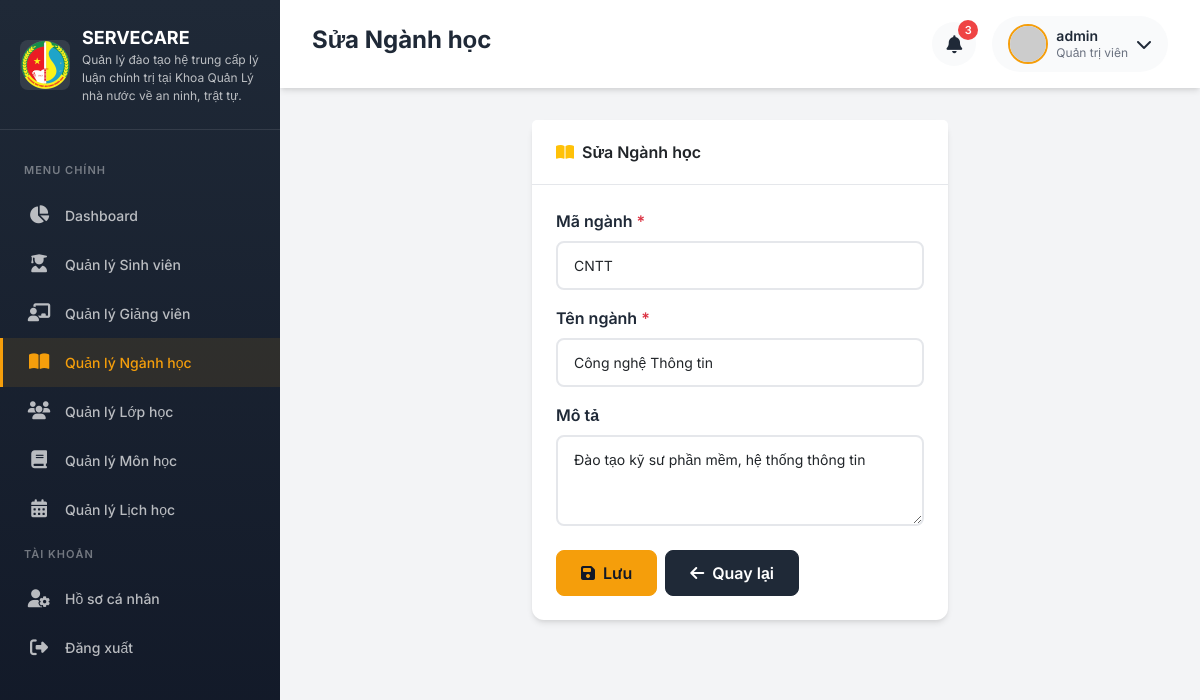
/admin/majors/edit/1 (signed in), run on the app's committed database.
### app/models.py (models this page shows, shortened)
class User(UserMixin, db.Model):
    __tablename__ = 'users'
    id = db.Column(db.Integer, primary_key=True)
    username = db.Column(db.String(64), unique=True, nullable=False, index=True)
    email = db.Column(db.String(120), unique=True, nullable=False, index=True)
    password_hash = db.Column(db.String(256), nullable=False)
    role = db.Column(db.String(20), nullable=False, default='student')  # admin, lecturer, student
    avatar = db.Column(db.String(200), default='default_avatar.png')
    is_active = db.Column(db.Boolean, default=True)
    created_at = db.Column(db.DateTime, default=datetime.utcnow)
    updated_at = db.Column(db.DateTime, default=datetime.utcnow, onupdate=datetime.utcnow)
    student = db.relationship('Student', backref='user', uselist=False, lazy=True)
    lecturer = db.relationship('Lecturer', backref='user', uselist=False, lazy=True)
    def is_admin(self):
        return self.role == 'admin'
    def get_display_name(self):
        if self.role == 'student' and self.student:
            return self.student.full_name
        elif self.role == 'lecturer' and self.lecturer:
            return self.lecturer.full_name
        return self.username

class Major(db.Model):
    __tablename__ = 'majors'
    id = db.Column(db.Integer, primary_key=True)
    code = db.Column(db.String(20), unique=True, nullable=False)
    name = db.Column(db.String(100), nullable=False)
    description = db.Column(db.Text)
    created_at = db.Column(db.DateTime, default=datetime.utcnow)
    students = db.relationship('Student', backref='major', lazy='dynamic')
    classrooms = db.relationship('Classroom', backref='major', lazy='dynamic')

### app/routes/admin.py (the view, shortened to what this page needs)
@admin_bp.route('/majors/edit/<int:id>', methods=['GET', 'POST'])
@login_required
@admin_required
def edit_major(id):
    major = Major.query.get_or_404(id)
    form = MajorForm(obj=major)
    return render_template('admin/majors/form.html', form=form, title='Sửa Ngành học', major=major)

### app/routes/admin.py
class MajorForm(FlaskForm):
    code = StringField('Mã ngành', validators=[DataRequired(), Length(max=20)])
    name = StringField('Tên ngành', validators=[DataRequired(), Length(max=100)])
    description = TextAreaField('Mô tả', validators=[Optional()])

### app/models.py (called while the page is built)
@login_manager.user_loader
def load_user(user_id):
    return User.query.get(int(user_id))

### app/routes/auth.py (called while the page is built)
def admin_required(f):
    @wraps(f)
    def decorated_function(*args, **kwargs):
        if not current_user.is_authenticated or not current_user.is_admin():
            flash('Bạn không có quyền truy cập trang này!', 'danger')
            return redirect(url_for('main.index'))
        return f(*args, **kwargs)
    return decorated_function

### app/templates/admin/majors/form.html (shortened to what this page needs)
{% extends "base.html" %}
{% block page_title %}{{ title }}{% endblock %}
{% block content %}
<div class="row justify-content-center">
    <div class="col-lg-6">
        <div class="card fade-in">
            <div class="card-header">
                <i class="fas fa-book-open me-2 text-warning"></i>{{ title }}
            </div>
            <div class="card-body">
                <form method="POST">
                    <div class="mb-3">
                        <label class="form-label">Mã ngành <span class="text-danger">*</span></label>
                        {{ form.code(class="form-control", placeholder="VD: CNTT, QTKD") }}
                    </div>
                    <div class="mb-3">
                        <label class="form-label">Tên ngành <span class="text-danger">*</span></label>
                        {{ form.name(class="form-control", placeholder="Nhập tên ngành học") }}
                    </div>
                    <div class="mb-4">
                        <label class="form-label">Mô tả</label>
                        {{ form.description(class="form-control", rows="3", placeholder="Mô tả ngắn về ngành học") }}
                    </div>
                    <div class="d-flex gap-2">
                        <button type="submit" class="btn btn-primary"><i class="fas fa-save me-2"></i>Lưu</button>
                        <a href="{{ url_for('admin.majors') }}" class="btn btn-secondary"><i class="fas fa-arrow-left me-2"></i>Quay lại</a>
                    </div>
                </form>
            </div>
        </div>
    </div>
</div>
{% endblock %}

### app/templates/base.html (shortened to what this page needs)
<!DOCTYPE html>
<html lang="vi">
<head>
    <link href="https://cdn.jsdelivr.net/npm/bootstrap@5.3.2/dist/css/bootstrap.min.css" rel="stylesheet">
    <link href="https://cdnjs.cloudflare.com/ajax/libs/font-awesome/6.5.1/css/all.min.css" rel="stylesheet">
</head>
<body>
    {% if current_user.is_authenticated %}
    <aside class="sidebar">
        <div class="sidebar-header">
            <a href="{{ url_for('main.index') }}" class="sidebar-brand">
                <img src="{{ url_for('static', filename='images/logo.png') }}" alt="Logo" class="sidebar-logo">
                <div class="sidebar-brand-text">
                    {{ app_short_name }}
                    <small>Quản lý đào tạo hệ trung cấp lý luận chính trị tại Khoa Quản Lý nhà nước về an ninh, trật tự.
</small>
                </div>
            </a>
        </div>
        <nav class="sidebar-menu">
            <div class="menu-label">Menu chính</div>
            {% if current_user.is_admin() %}
            <a href="{{ url_for('admin.dashboard') }}" class="menu-item {% if request.endpoint == 'admin.dashboard' %}active{% endif %}">
                <i class="fas fa-chart-pie"></i>
                <span>Dashboard</span>
            </a>
            <a href="{{ url_for('admin.students') }}" class="menu-item {% if 'student' in request.endpoint %}active{% endif %}">
                <i class="fas fa-user-graduate"></i>
                <span>Quản lý Sinh viên</span>
            </a>
            <a href="{{ url_for('admin.lecturers') }}" class="menu-item {% if 'lecturer' in request.endpoint %}active{% endif %}">
                <i class="fas fa-chalkboard-teacher"></i>
                <span>Quản lý Giảng viên</span>
            </a>
            <a href="{{ url_for('admin.majors') }}" class="menu-item {% if 'major' in request.endpoint %}active{% endif %}">
                <i class="fas fa-book-open"></i>
                <span>Quản lý Ngành học</span>
            </a>
            <a href="{{ url_for('admin.classrooms') }}" class="menu-item {% if 'classroom' in request.endpoint %}active{% endif %}">
                <i class="fas fa-users"></i>
                <span>Quản lý Lớp học</span>
            </a>
            <a href="{{ url_for('admin.subjects') }}" class="menu-item {% if 'subject' in request.endpoint %}active{% endif %}">
                <i class="fas fa-book"></i>
                <span>Quản lý Môn học</span>
            </a>
            <a href="{{ url_for('admin.schedules') }}" class="menu-item {% if 'schedule' in request.endpoint %}active{% endif %}">
                <i class="fas fa-calendar-alt"></i>
                <span>Quản lý Lịch học</span>
            </a>
            {% endif %}
            <div class="menu-label">Tài khoản</div>
            <a href="{{ url_for('auth.profile') }}" class="menu-item">
                <i class="fas fa-user-cog"></i>
                <span>Hồ sơ cá nhân</span>
            </a>
            <a href="{{ url_for('auth.logout') }}" class="menu-item">
                <i class="fas fa-sign-out-alt"></i>
                <span>Đăng xuất</span>
            </a>
        </nav>
    </aside>
    <main class="main-content">
        <header class="top-navbar">
            <h1 class="page-title">{% block page_title %}Dashboard{% endblock %}</h1>
            <div class="navbar-actions">
                <button class="notification-btn">
                    <i class="fas fa-bell"></i>
                    <span class="notification-badge">3</span>
                </button>
                <div class="user-dropdown dropdown">
                    <div class="d-flex align-items-center" data-bs-toggle="dropdown">
                        <img src="{{ url_for('static', filename='uploads/avatars/' ~ (current_user.avatar or 'default_avatar.png')) }}"
                             alt="Avatar" class="user-avatar"
                             onerror="this.src='https://ui-avatars.com/api/?name={{ current_user.get_display_name() }}&background=F59E0B&color=1F2937'">
                        <div class="user-info ms-2">
                            <div class="user-name">{{ current_user.get_display_name() }}</div>
                            <div class="user-role">
                                {% if current_user.is_admin() %}Quản trị viên
                                {% elif current_user.is_lecturer() %}Giảng viên
                                {% else %}Sinh viên{% endif %}
                            </div>
                        </div>
                        <i class="fas fa-chevron-down ms-2"></i>
                    </div>
                </div>
            </div>
        </header>
        <div class="page-content">
            {% block content %}{% endblock %}
        </div>
    </main>
    {% else %}
    {% block auth_content %}{% endblock %}
    {% endif %}
</body>
</html>

### app/templates/base.html (style rules this page uses)
:root { --primary: #F59E0B; --primary-dark: #D97706; --primary-light: #FCD34D; --secondary: #1F2937; --secondary-light: #374151; --dark: #111827; --light: #F9FAFB; --success: #10B981; --danger: #EF4444; --warning: #F59E0B; --info: #3B82F6; --border-radius: 12px; --shadow: 0 4px 6px -1px rgba(0, 0, 0, 0.1), 0 2px 4px -1px rgba(0, 0, 0, 0.06); --shadow-lg: 0 10px 15px -3px rgba(0, 0, 0, 0.1), 0 4px 6px -2px rgba(0, 0, 0, 0.05); }
* { margin: 0; padding: 0; box-sizing: border-box; }
body { font-family: 'Inter', sans-serif; background-color: #F3F4F6; color: var(--secondary); min-height: 100vh; }
.sidebar { position: fixed; top: 0; left: 0; width: 280px; height: 100vh; background: linear-gradient(180deg, var(--secondary) 0%, var(--dark) 100%); color: white; z-index: 1000; transition: all 0.3s ease; overflow-y: auto; }
.sidebar-header { padding: 24px 20px; border-bottom: 1px solid rgba(255, 255, 255, 0.1); }
.sidebar-brand { display: flex; align-items: center; gap: 12px; text-decoration: none; color: white; }
.sidebar-logo { width: 50px; height: 50px; object-fit: contain; border-radius: 8px; }
.sidebar-brand-text { font-size: 18px; font-weight: 700; }
.sidebar-brand-text small { font-size: 12px; font-weight: 400; opacity: 0.7; display: block; }
.sidebar-menu { padding: 20px 0; }
.menu-label { padding: 12px 24px; font-size: 11px; font-weight: 600; text-transform: uppercase; letter-spacing: 1px; color: rgba(255, 255, 255, 0.4); }
.menu-item { display: flex; align-items: center; padding: 14px 24px; color: rgba(255, 255, 255, 0.7); text-decoration: none; transition: all 0.2s ease; border-left: 3px solid transparent; gap: 14px; }
.menu-item.active { background: rgba(245, 158, 11, 0.1); color: var(--primary); border-left-color: var(--primary); }
.menu-item i { font-size: 18px; width: 24px; text-align: center; }
.menu-item span { font-size: 14px; font-weight: 500; }
.main-content { margin-left: 280px; min-height: 100vh; transition: all 0.3s ease; }
.top-navbar { background: white; padding: 16px 32px; display: flex; justify-content: space-between; align-items: center; box-shadow: var(--shadow); position: sticky; top: 0; z-index: 100; }
.page-title { font-size: 24px; font-weight: 700; color: var(--secondary); }
.navbar-actions { display: flex; align-items: center; gap: 16px; }
.notification-btn { width: 44px; height: 44px; border-radius: 50%; border: none; background: var(--light); color: var(--secondary); font-size: 18px; cursor: pointer; position: relative; transition: all 0.2s ease; }
.notification-badge { position: absolute; top: -2px; right: -2px; width: 20px; height: 20px; background: var(--danger); color: white; font-size: 11px; font-weight: 600; border-radius: 50%; display: flex; align-items: center; justify-content: center; }
.user-dropdown { display: flex; align-items: center; gap: 12px; padding: 8px 16px; background: var(--light); border-radius: 50px; cursor: pointer; transition: all 0.2s ease; }
.user-avatar { width: 40px; height: 40px; border-radius: 50%; object-fit: cover; border: 2px solid var(--primary); }
.user-info { line-height: 1.3; }
.user-name { font-size: 14px; font-weight: 600; color: var(--secondary); }
.user-role { font-size: 12px; color: #6B7280; }
.page-content { padding: 32px; }
.card { border: none; border-radius: var(--border-radius); box-shadow: var(--shadow); transition: all 0.3s ease; }
.card-header { background: white; border-bottom: 1px solid #E5E7EB; padding: 20px 24px; font-weight: 600; }
.card-body { padding: 24px; }
.btn-primary { background: var(--primary); border-color: var(--primary); color: var(--dark); font-weight: 600; padding: 10px 24px; border-radius: 8px; transition: all 0.2s ease; }
.btn-secondary { background: var(--secondary); border-color: var(--secondary); color: white; font-weight: 600; padding: 10px 24px; border-radius: 8px; }
.form-control, .form-select { border: 2px solid #E5E7EB; border-radius: 8px; padding: 12px 16px; font-size: 14px; transition: all 0.2s ease; }
.form-label { font-weight: 600; color: var(--secondary); margin-bottom: 8px; }
.fade-in { animation: fadeIn 0.3s ease forwards; }

### data on the page
User: get_display_name "admin"
Major: code "CNTT", name "Công nghệ Thông tin", description "Đào tạo kỹ sư phần mềm, hệ thống thông tin"

### other printed values
{{ app_short_name }} "SERVECARE"
{{ title }} "Sửa Ngành học"
